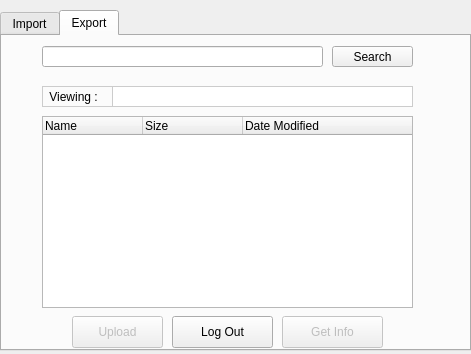
<?xml version="1.0" encoding="UTF-8"?>
<ui version="4.0">
 <class>Dialog</class>
 <widget class="QDialog" name="Dialog">
  <property name="geometry">
   <rect>
    <x>0</x>
    <y>0</y>
    <width>471</width>
    <height>354</height>
   </rect>
  </property>
  <property name="windowTitle">
   <string>Dialog</string>
  </property>
  <widget class="QTabWidget" name="tabWidget">
   <property name="enabled">
    <bool>true</bool>
   </property>
   <property name="geometry">
    <rect>
     <x>0</x>
     <y>10</y>
     <width>471</width>
     <height>341</height>
    </rect>
   </property>
   <property name="currentIndex">
    <number>1</number>
   </property>
   <widget class="QWidget" name="tab">
    <property name="enabled">
     <bool>true</bool>
    </property>
    <attribute name="title">
     <string>Import</string>
    </attribute>
    <widget class="QPushButton" name="pushButton">
     <property name="enabled">
      <bool>false</bool>
     </property>
     <property name="geometry">
      <rect>
       <x>70</x>
       <y>280</y>
       <width>91</width>
       <height>32</height>
      </rect>
     </property>
     <property name="text">
      <string>Upload</string>
     </property>
    </widget>
    <widget class="QPushButton" name="pushButton_3">
     <property name="geometry">
      <rect>
       <x>170</x>
       <y>280</y>
       <width>101</width>
       <height>32</height>
      </rect>
     </property>
     <property name="text">
      <string>Log Out</string>
     </property>
    </widget>
    <widget class="QPushButton" name="pushButton_5">
     <property name="enabled">
      <bool>false</bool>
     </property>
     <property name="geometry">
      <rect>
       <x>280</x>
       <y>280</y>
       <width>101</width>
       <height>32</height>
      </rect>
     </property>
     <property name="text">
      <string>Get Info</string>
     </property>
    </widget>
    <widget class="QLineEdit" name="lineEdit">
     <property name="geometry">
      <rect>
       <x>110</x>
       <y>50</y>
       <width>301</width>
       <height>21</height>
      </rect>
     </property>
     <property name="styleSheet">
      <string notr="true">border:1px solid #ccc;
padding: 5px;

</string>
     </property>
     <property name="text">
      <string/>
     </property>
    </widget>
    <widget class="QLabel" name="label">
     <property name="geometry">
      <rect>
       <x>40</x>
       <y>50</y>
       <width>71</width>
       <height>21</height>
      </rect>
     </property>
     <property name="styleSheet">
      <string notr="true">border: 1px solid #ccc;
</string>
     </property>
     <property name="text">
      <string> Viewing :</string>
     </property>
    </widget>
    <widget class="QLineEdit" name="lineEdit_2">
     <property name="geometry">
      <rect>
       <x>40</x>
       <y>10</y>
       <width>281</width>
       <height>21</height>
      </rect>
     </property>
    </widget>
    <widget class="QPushButton" name="pushButton_6">
     <property name="geometry">
      <rect>
       <x>330</x>
       <y>10</y>
       <width>81</width>
       <height>21</height>
      </rect>
     </property>
     <property name="text">
      <string>Search</string>
     </property>
    </widget>
    <widget class="QTreeWidget" name="treeWidget">
     <property name="geometry">
      <rect>
       <x>40</x>
       <y>80</y>
       <width>371</width>
       <height>192</height>
      </rect>
     </property>
     <attribute name="headerDefaultSectionSize">
      <number>100</number>
     </attribute>
     <column>
      <property name="text">
       <string>Name</string>
      </property>
     </column>
     <column>
      <property name="text">
       <string>Size</string>
      </property>
     </column>
     <column>
      <property name="text">
       <string>Date Modified</string>
      </property>
     </column>
    </widget>
   </widget>
   <widget class="QWidget" name="tab_2">
    <attribute name="title">
     <string>Export</string>
    </attribute>
    <widget class="QLineEdit" name="lineEdit_4">
     <property name="geometry">
      <rect>
       <x>40</x>
       <y>10</y>
       <width>281</width>
       <height>21</height>
      </rect>
     </property>
    </widget>
    <widget class="QPushButton" name="pushButton_8">
     <property name="geometry">
      <rect>
       <x>330</x>
       <y>10</y>
       <width>81</width>
       <height>21</height>
      </rect>
     </property>
     <property name="text">
      <string>Search</string>
     </property>
    </widget>
    <widget class="QLineEdit" name="lineEdit_3">
     <property name="geometry">
      <rect>
       <x>110</x>
       <y>50</y>
       <width>301</width>
       <height>21</height>
      </rect>
     </property>
     <property name="styleSheet">
      <string notr="true">border:1px solid #ccc;
padding: 5px;

</string>
     </property>
     <property name="text">
      <string/>
     </property>
    </widget>
    <widget class="QLabel" name="label_2">
     <property name="geometry">
      <rect>
       <x>40</x>
       <y>50</y>
       <width>71</width>
       <height>21</height>
      </rect>
     </property>
     <property name="styleSheet">
      <string notr="true">border: 1px solid #ccc;
</string>
     </property>
     <property name="text">
      <string> Viewing :</string>
     </property>
    </widget>
    <widget class="QTreeWidget" name="treeWidget_2">
     <property name="geometry">
      <rect>
       <x>40</x>
       <y>80</y>
       <width>371</width>
       <height>192</height>
      </rect>
     </property>
     <column>
      <property name="text">
       <string>Name</string>
      </property>
     </column>
     <column>
      <property name="text">
       <string>Size</string>
      </property>
     </column>
     <column>
      <property name="text">
       <string>Date Modified</string>
      </property>
     </column>
    </widget>
    <widget class="QPushButton" name="pushButton_2">
     <property name="enabled">
      <bool>false</bool>
     </property>
     <property name="geometry">
      <rect>
       <x>70</x>
       <y>280</y>
       <width>91</width>
       <height>32</height>
      </rect>
     </property>
     <property name="text">
      <string>Upload</string>
     </property>
    </widget>
    <widget class="QPushButton" name="pushButton_7">
     <property name="enabled">
      <bool>false</bool>
     </property>
     <property name="geometry">
      <rect>
       <x>280</x>
       <y>280</y>
       <width>101</width>
       <height>32</height>
      </rect>
     </property>
     <property name="text">
      <string>Get Info</string>
     </property>
    </widget>
    <widget class="QPushButton" name="pushButton_4">
     <property name="geometry">
      <rect>
       <x>170</x>
       <y>280</y>
       <width>101</width>
       <height>32</height>
      </rect>
     </property>
     <property name="text">
      <string>Log Out</string>
     </property>
    </widget>
   </widget>
  </widget>
 </widget>
 <layoutdefault spacing="6" margin="11"/>
 <resources/>
 <connections/>
</ui>
